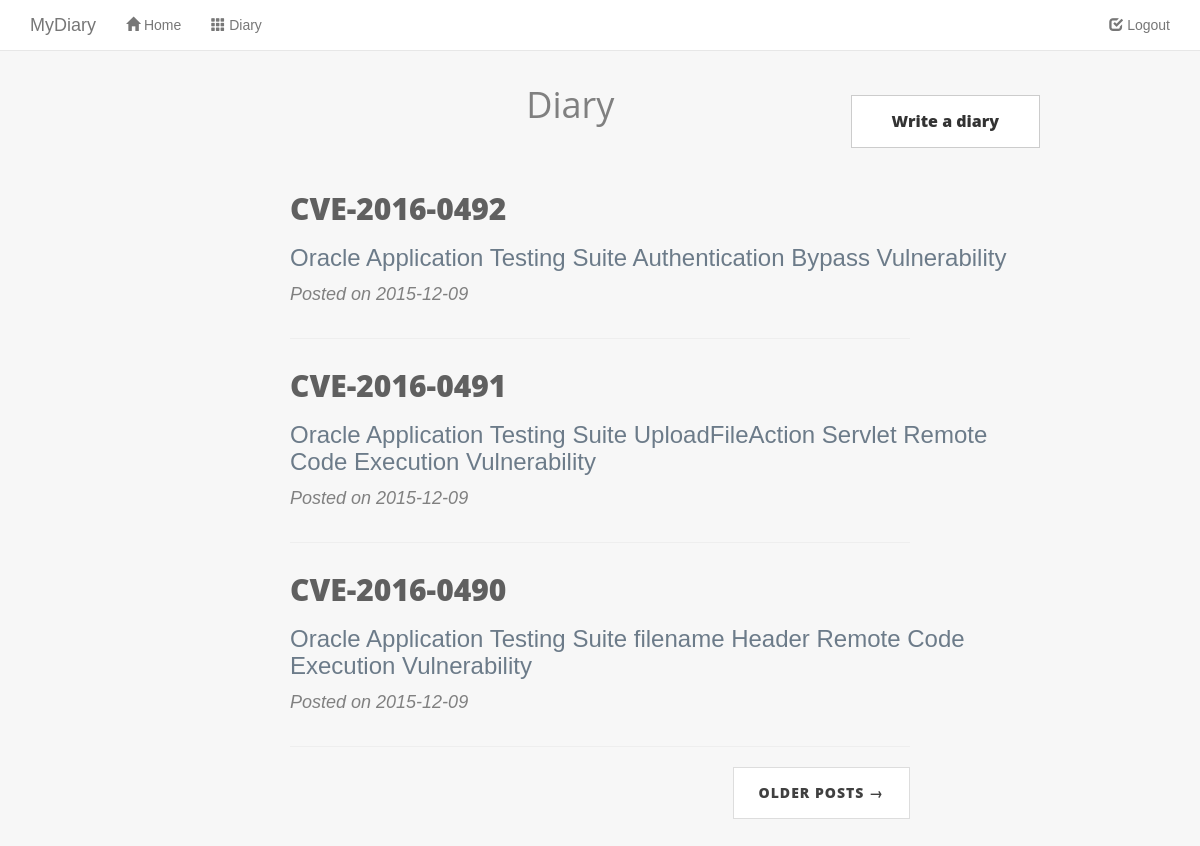
Screenshot of /article.php (signed in) with the database file from the repository.
### tables this page shows
CREATE TABLE articles (
  id        INT NOT NULL AUTO_INCREMENT PRIMARY KEY,
  user_id    INT NOT NULL,
  title      VARCHAR(255),
  body       TEXT,
  created_at DATE
);

### src/article.php (called while the page is built, shortened)
<?php
require_once __DIR__ . '/lib/function.php';
$articles = array();
$user_id = $_SESSION["user_id"];
$query = "SELECT title, body, created_at FROM articles WHERE user_id = $user_id ORDER BY id DESC LIMIT 3";
$offset = 0;
$result = mysql_query($query);
if ($result) {
    if (mysql_num_rows($result) > 0) {
        while ($row = mysql_fetch_assoc($result)) {
            array_push($articles, $row);
        }
    }
} else {
    $error = "Error: $query";
}
include 'views/article.php';

### src/lib/function.php (called while the page is built, shortened)
<?php
function h($var) {
    if (is_array($var)){
        return array_map(h, $var);
    } else {
        return htmlspecialchars($var, ENT_QUOTES, 'UTF-8');
    }
}

### src/views/article.php (the view, shortened to what this page needs)
<?php include 'views/_header.php'; ?>
  <div id="wrapper">
    <div id="container">
      <div id="title" class="header article-title">
        <a href="/new_article.php">
          <button type="button" class="btn btn-default btn-lg btn-right">Write a diary</button>
        </a>
        <h1><span class="logo-gray">Diary</span></h1>
      </div>
<?php if (!empty($articles)): ?>
<?php foreach ($articles as $article): ?>
      <div class="post-preview">
        <h2 class="post-title"><?php echo h($article["title"]); ?></h2>
        <h3 class="post-subtitle"><?php echo h($article["body"]); ?></h3>
        <p class="post-meta">Posted on <?php echo h($article["created_at"]); ?></p>
      </div>
      <hr>
<?php endforeach; ?>
<?php if (is_numeric($offset)): ?>
      <ul class="pager">
<?php if ($offset < 7): ?>
        <li class="next"><a href="/article.php?offset=<?php echo $offset + 3 ?>">Older Posts &rarr;</a></li>
<?php endif; ?>
      </ul>
<?php endif; ?>
<?php endif; ?>
    </div>
  </div>
</body>
</html>

### src/views/_header.php (shortened to what this page needs)
<!DOCTYPE html>
<html>
<head>
  <link rel="stylesheet" href="https://maxcdn.bootstrapcdn.com/bootstrap/3.3.7/css/bootstrap.min.css">
  <link rel="stylesheet" href="./css/clean-blog.min.css" type="text/css">
  <link rel="stylesheet" href="./css/common.css" type="text/css">
</head>
<body>
<?php include 'views/_navbar.php'; ?>

### src/views/_navbar.php (shortened to what this page needs)
<nav class="navbar navbar-default navbar-fixed-top">
  <div class="container">
    <div class="navbar-header">
      <a class="navbar-brand" href="#">MyDiary</a>
    </div>
    <div id="navbar" class="navbar-collapse collapse">
      <ul class="nav navbar-nav">
        <li><a href="./"><span class="glyphicon glyphicon-home"></span> Home</a></li>
<?php if (!empty($_SESSION["user_id"])): ?>
        <li><a href="./article.php"><span class="glyphicon glyphicon-th"></span> Diary</a></li>
      </ul>
      <ul class="nav navbar-nav navbar-right">
        <li><a href="./logout.php"><span class="glyphicon glyphicon-check"></span> Logout</a></li>
<?php endif; ?>
      </ul>
    </div>
  </div>
</nav>

### src/css/common.css (style rules this page uses)
body { background: #F7F7F7; text-align: center; font-family: Helvetica, sans-serif; color: #6C7B89; padding-top: 50px; }
.navbar { background: #FFFFFF; }
#wrapper { text-align: left; width: 620px; margin: 0 auto; }
#container { margin-bottom: 40px; }
.header { margin: 30px 0px 20px 0px; }
.header h1 { height: 72px; line-height: 50px; padding: 0px 0px 0px 0px; font-weight: normal; font-size: 36px; text-align: center; }
.header h1 span.logo-gray { color: #808080; display: inline }
.btn-lg { padding: 15px 40px; }
.btn-right { float: right; }
.article-title { width: 750px; margin-bottom: 40px; }
.article-title .btn-lg { margin-top: 15px; }
.post-title { color: #606060; }
.post-preview { margin-top: 30px; width: 750px; }

### rows the page displays
articles: title "CVE-2016-0492", body "Oracle Application Testing Suite Authentication Bypass Vulnerability", created_at "2015-12-09"
articles: title "CVE-2016-0491", body "Oracle Application Testing Suite UploadFileAction Servlet Remote Code Execution Vulnerability", created_at "2015-12-09"
articles: title "CVE-2016-0490", body "Oracle Application Testing Suite filename Header Remote Code Execution Vulnerability", created_at "2015-12-09"
